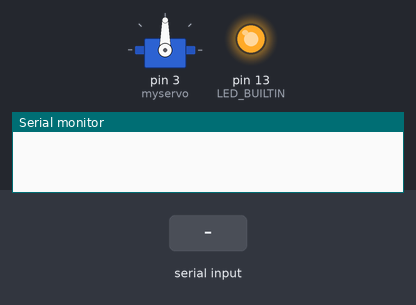
A sketch run on a simulated Arduino Uno, built with avr-gcc and run on an emulated ATmega328P. Shown: servo, output pins drawn as LEDs (lit = HIGH), the last lines printed to the serial monitor. The inputs (shaded band) are chosen by the test bench.

Above: at 0.1 s.
At 2.7 s:
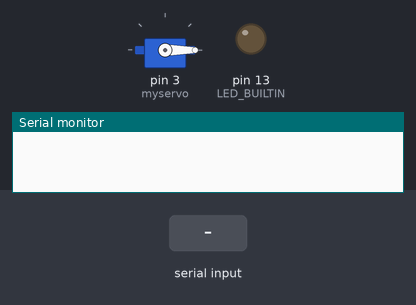
2.8 s: "1\n" received over Serial
At 3.1 s:
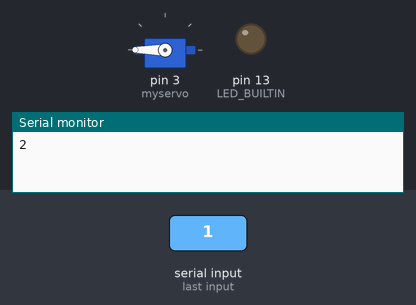
Timing chart, 0 to 6.3 s (numbered marks = the images above; inputs shaded):
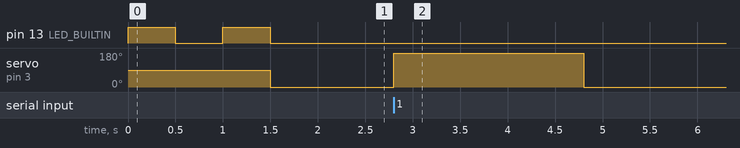

The sketch:

servo1.ino
```cpp
// (licence header left out)
#include <Servo.h>

Servo myservo;
int x;

void setup() {
  myservo.attach(3);
  pinMode(LED_BUILTIN, OUTPUT);
  Serial.begin(115200);
	Serial.setTimeout(1);

  // led blink, device ready
  digitalWrite(LED_BUILTIN, HIGH);
  delay(500);
  digitalWrite(LED_BUILTIN, LOW);
  delay(500);
  digitalWrite(LED_BUILTIN, HIGH);
  delay(500);
  digitalWrite(LED_BUILTIN, LOW);

  // default servo position
  myservo.write(0);
}

void loop() {

  while (!Serial.available());

	x = Serial.readString().toInt();
	Serial.print(x + 1);

  if (x==1){

      myservo.write(180);

      delay(2000);
      myservo.write(0);
      delay(2000);
  }

}
```

Measured:
- after the input at 2.8 s, servo on pin 3 (myservo): 0° → 180° at once, → 0° 2.0 s later
